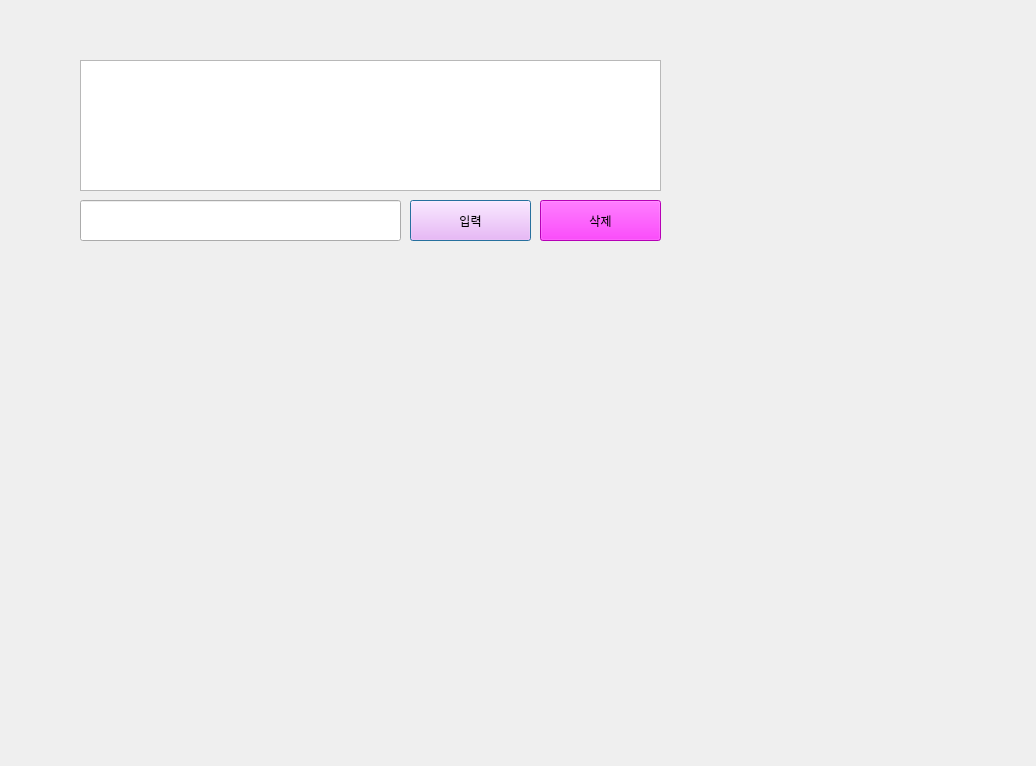
<?xml version="1.0" encoding="UTF-8"?>
<ui version="4.0">
 <class>Dialog</class>
 <widget class="QDialog" name="Dialog">
  <property name="geometry">
   <rect>
    <x>0</x>
    <y>0</y>
    <width>1036</width>
    <height>766</height>
   </rect>
  </property>
  <property name="windowTitle">
   <string>Dialog</string>
  </property>
  <widget class="QTextBrowser" name="outputBox">
   <property name="geometry">
    <rect>
     <x>80</x>
     <y>60</y>
     <width>581</width>
     <height>131</height>
    </rect>
   </property>
  </widget>
  <widget class="QLineEdit" name="inputBox">
   <property name="geometry">
    <rect>
     <x>80</x>
     <y>200</y>
     <width>321</width>
     <height>41</height>
    </rect>
   </property>
  </widget>
  <widget class="QPushButton" name="button">
   <property name="geometry">
    <rect>
     <x>410</x>
     <y>200</y>
     <width>121</width>
     <height>41</height>
    </rect>
   </property>
   <property name="styleSheet">
    <string notr="true">background-color: rgb(255, 170, 255);</string>
   </property>
   <property name="text">
    <string>입력</string>
   </property>
  </widget>
  <widget class="QPushButton" name="deleteButton">
   <property name="geometry">
    <rect>
     <x>540</x>
     <y>200</y>
     <width>121</width>
     <height>41</height>
    </rect>
   </property>
   <property name="styleSheet">
    <string notr="true">background-color: rgb(255, 0, 255);</string>
   </property>
   <property name="text">
    <string>삭제</string>
   </property>
  </widget>
 </widget>
 <tabstops>
  <tabstop>inputBox</tabstop>
  <tabstop>button</tabstop>
  <tabstop>deleteButton</tabstop>
  <tabstop>outputBox</tabstop>
 </tabstops>
 <resources/>
 <connections/>
</ui>
